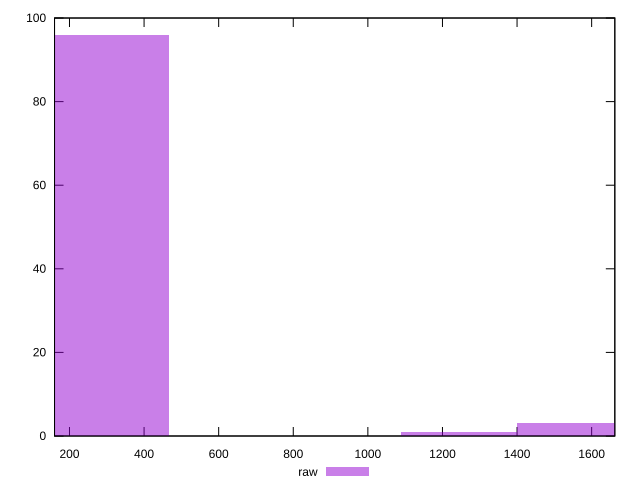

Recreate this plot in gnuplot.
reset

$raw <<EOF
1555.5473413073935 3
311.1094682614787 96
1244.4378730459148 1
EOF

set key outside below
set boxwidth 311.1094682614787
set xrange [159.925:1662.128]
set yrange [0:100]
set trange [0:100]
set style fill transparent solid 0.5 noborder
set terminal svg size 640, 490 enhanced background rgb 'white'
set output "reports/report_00030_2021-02-24T20-42-31.540Z/server-response-time/samples/music/raw/histogram.svg"

plot $raw title "raw" with boxes

reset
